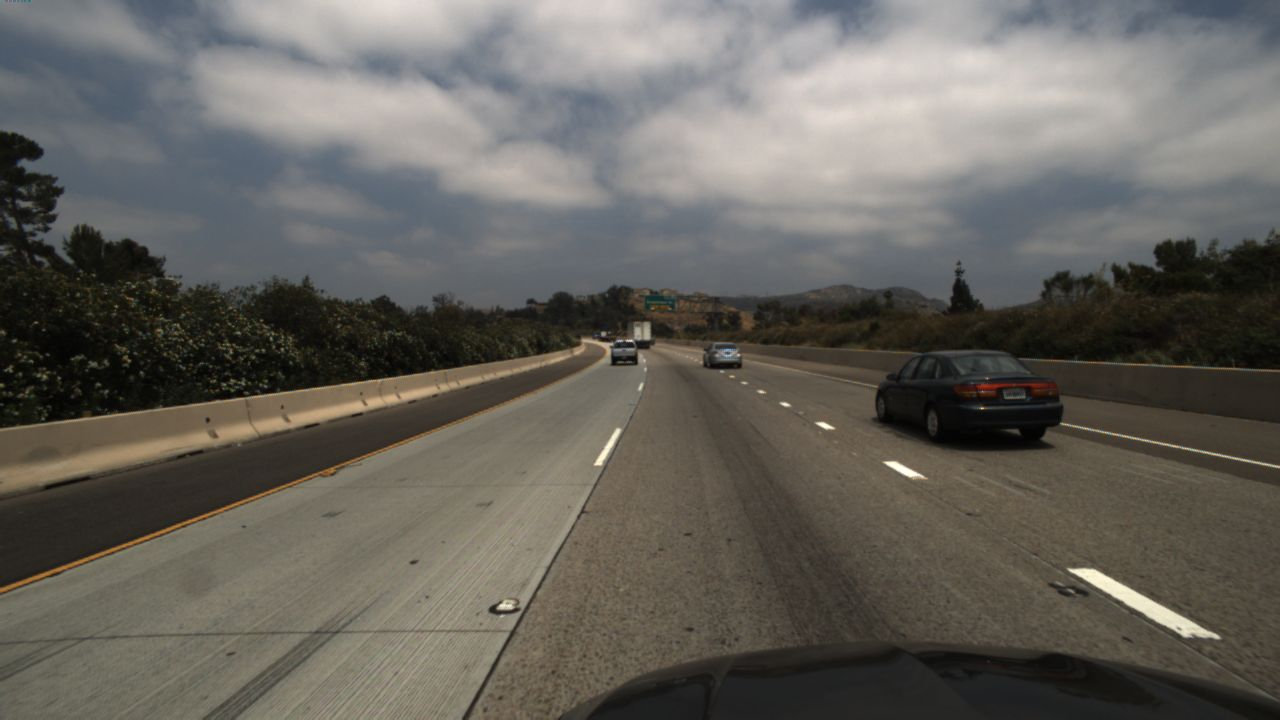
#> input picture YoloModel/input_images/040.jpg, 1280 x 720 px, found by its file name
$ jupyter execute --allow-errors Distance.ipynb   (shell and % lines are left out)
#> lines starting #> are read from the running program, lines starting #| are printed output that depends on the picture
[cell 1]
import cv2
import numpy as np
import os, json
import matplotlib.pyplot as plt

# Instrinsic parameters

[cell 2]
fx = 714.1526
fy = 710.3725
cx = 713.85
cy = 327
camera_h = 1.8
cameraMatrix = np.array([[fx, 0, cx], [0, fy, cy], [0,0,1]])

[cell 3]
cameraMatrix

# Training set

[cell 4]
def read_json(if_test=0):
    # specify the path of the annotation file
#> called with if_test = 0
    json_path = 'annotation.json'

    # specify the folder and subfolder paths for all training data and test data
    if if_test == 0:
        dataset_path = 'benchmark_velocity_train/clips/'
        folder_path = [str(x+1) for x in range(1074)]
    else:
        dataset_path = 'benchmark_velocity_test/clips/'
        folder_path = [str(x+1) for x in range(269)]

    json_paths = [os.path.join(dataset_path, x, json_path) for x in folder_path]

    # Now we have all the paths for the json ready, then we start reading all json object
    json_dataset = []
    for path in json_paths:
        with open(path) as json_file:
            json_dataset.append(json.load(json_file))

    return json_dataset

#> (the rest of this cell did not finish here and is left out)

# Test set

#> (a cell that did not finish here is left out)

# Function to calculated the width

[cell 6]
# [5 lines left out: function calculate_width, not called in this run]

[cell 7]
# [11 lines left out: function calculate_average_width, not called in this run]

#> (a cell that did not finish here is left out)

# Calculate vehicles' distance

[cell 9]
# [17 lines left out: function calculate_distance_compare, not called in this run]

[cell 10]
# [18 lines left out: function calculate_all_distance, not called in this run]

#> (the rest of this cell did not finish here and is left out)

# Try features, x1, y1, pixel_w, pixel_h and predict w, and then apply triangle similarity

[cell 11]
# [6 lines left out: function calculate_width, not called in this run]

[cell 12]
# [19 lines left out: function calculate_distance_with_width, not called in this run]
#> (the rest of this cell did not finish here and is left out)

# using y1, pixel_w, piexel_h, pixel_w * pixel_h to predict w and then apply triangle similarity

[cell 13]
# [6 lines left out: function calculate_width, not called in this run]

#> (a cell that did not finish here is left out)

# Use Distance from height method on training dataset

[cell 15]
# [16 lines left out: function distance_from_height, not called in this run]

[cell 16]
# use pixel_w, piexel_h, pixel_w * pixel_h
# [6 lines left out: function calculate_width, not called in this run]

[cell 17]
diff_dist = []
diff_x1 = []
num = 0

#> (the rest of this cell did not finish here and is left out)

#> (a cell that did not finish here is left out)

# Testing

[cell 19]
test_box_40 = {"left":780, "top":330, 'right':870, "bottom":400} # right - left = 90
test_box_39 = {"left":784, "top": 340, "right": 868, "bottom":393} # right - left = 84

[cell 20]
def calculate_distance(bbox):

    focallen = fx
    #width = calculate_width(bbox)
    #print(width)
    width = 2.156
    w = bbox['right'] - bbox['left']
    calculated_distance = width * focallen / w
    print(calculated_distance)
    return calculated_distance

[cell 21]
calculate_distance(test_box_39)

[cell 22]
calculate_distance(test_box_40)

[cell 23]
import os, json, shutil
import numpy as np
import cv2

path= "benchmark_velocity_train/clips/1/imgs/039.jpg"
print(path)
img = cv2.imread(path,1)
#> (the rest of this cell did not finish here and is left out)

[cell 24]
path= "benchmark_velocity_train/clips/1/imgs/040.jpg"
print(path)
img = cv2.imread(path,1)
#> img is the input picture: shape (720, 1280, 3); mean B, G, R 93.1, 99.3, 102
rgb_img = cv2.cvtColor(img, cv2.COLOR_BGR2RGB)
cv2.rectangle(rgb_img, (test_box_40["left"],test_box_40["top"]), (test_box_40["right"], test_box_40["bottom"]),(0, 255, 0), 3)
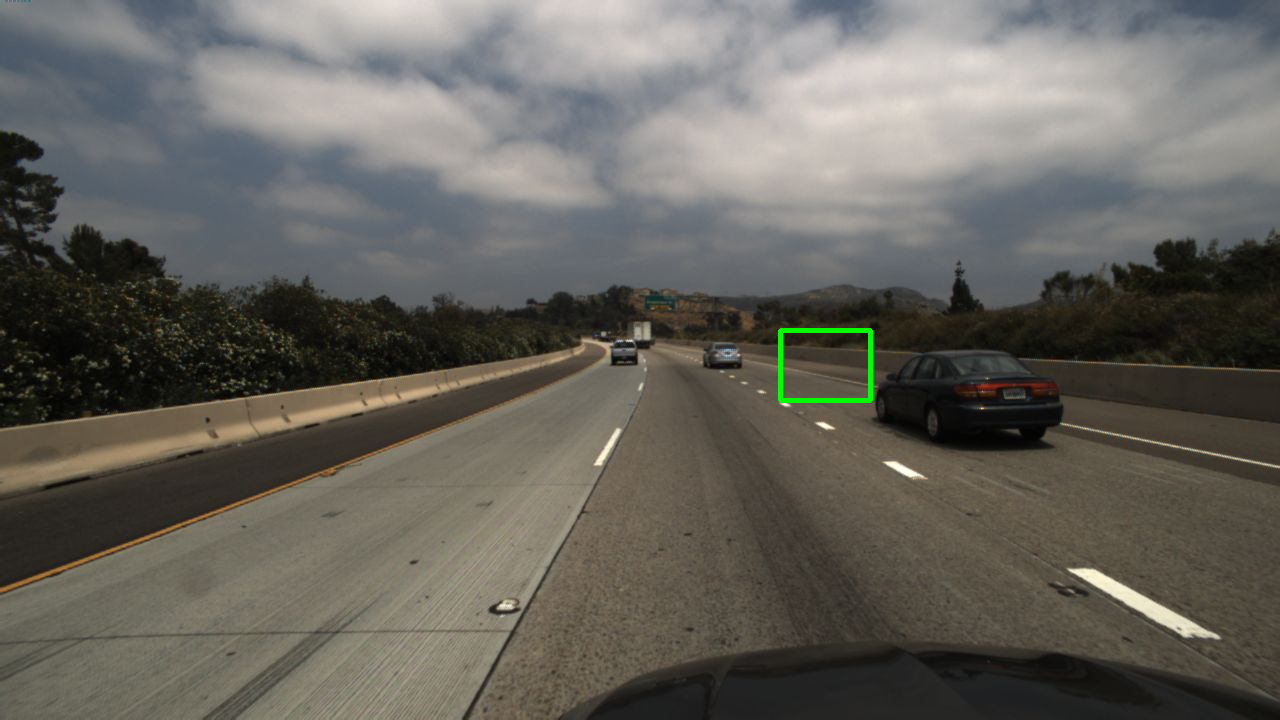
#> rgb_img: shape (720, 1280, 3); mean R, G, B 101.9, 99.6, 93
plt.imshow(rgb_img)


$ run again, with YoloModel/input_images/174067073_504365460943064_7980840397046453122_n.png saved as YoloModel/input_images/040.jpg
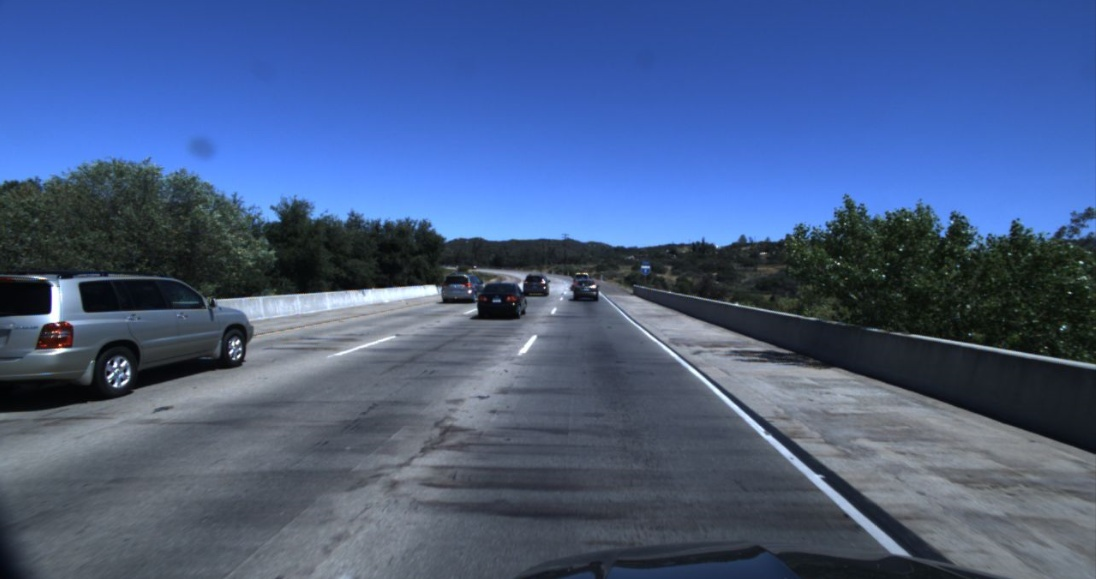
#> input picture YoloModel/input_images/174067073_504365460943064_7980840397046453122_n.png, 1096 x 579 px, found by its file name
#> img is the input picture: shape (579, 1096, 3); mean B, G, R 132.1, 92.7, 72
#> `cv2.rectangle(rgb_img, (test_box_40["left"],test_box_40["top"]), (test..`:
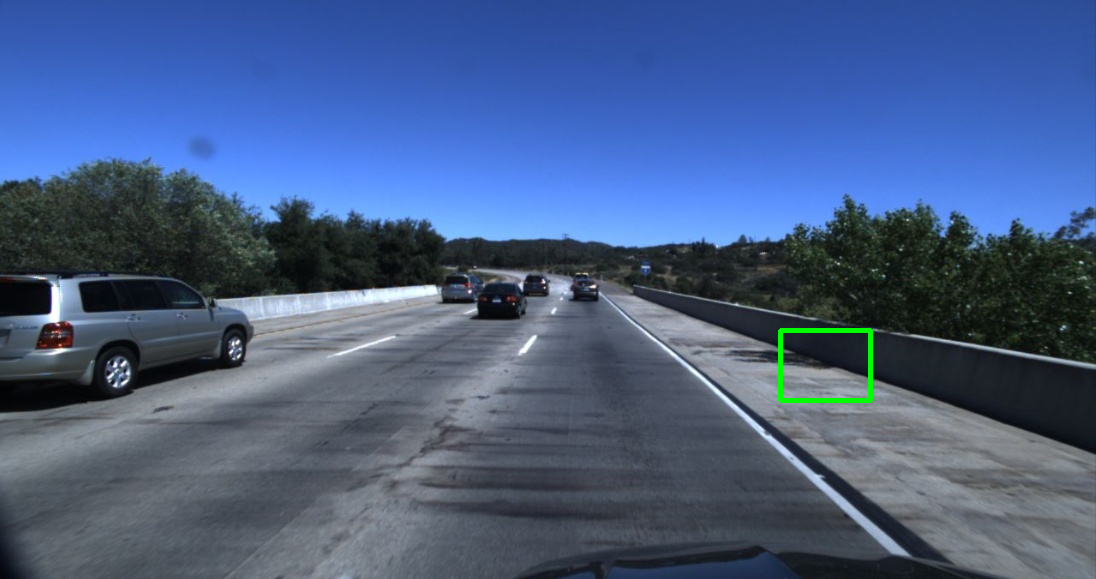
#> rgb_img: shape (579, 1096, 3); mean R, G, B 71.8, 93.1, 131.9
